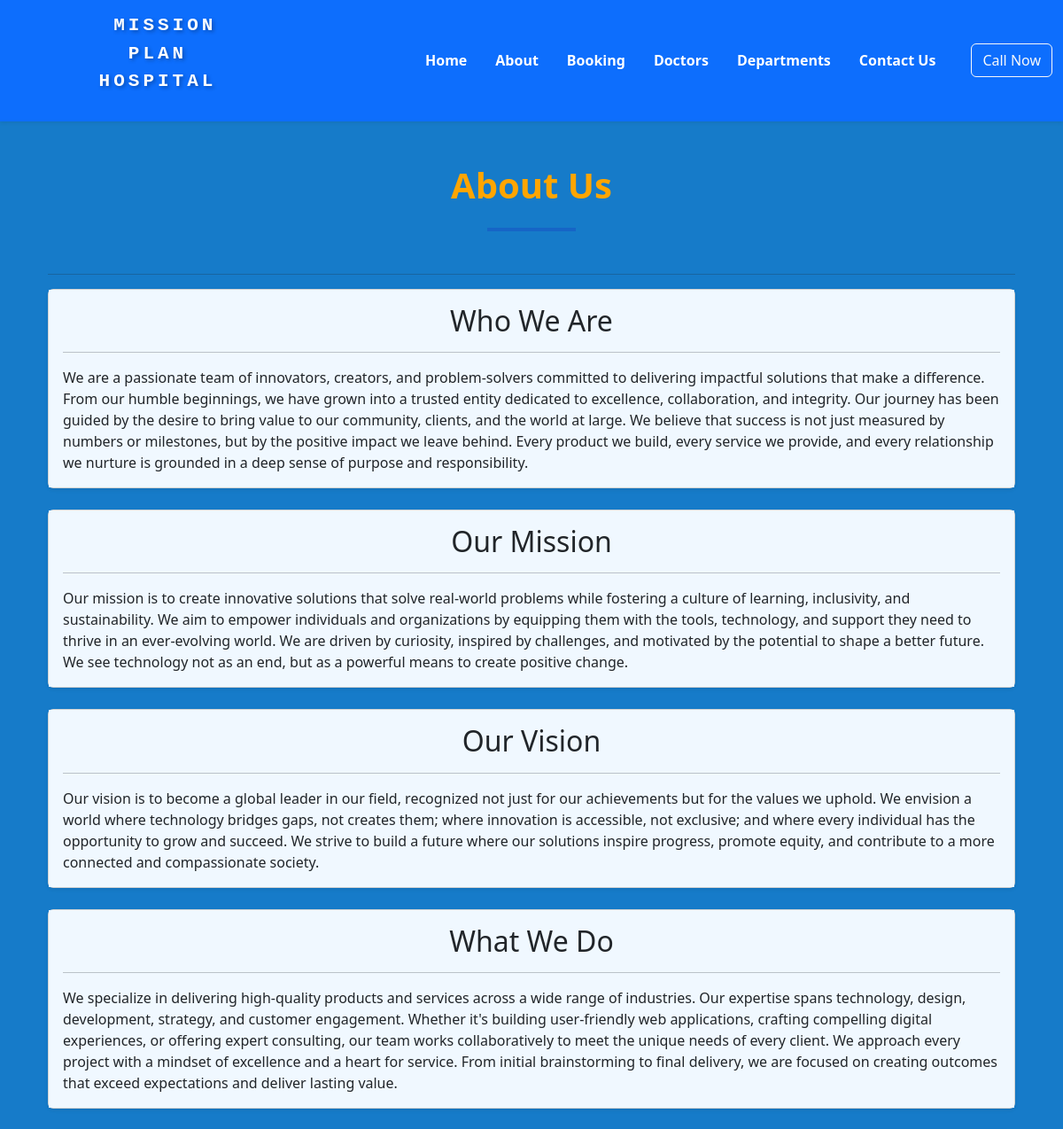
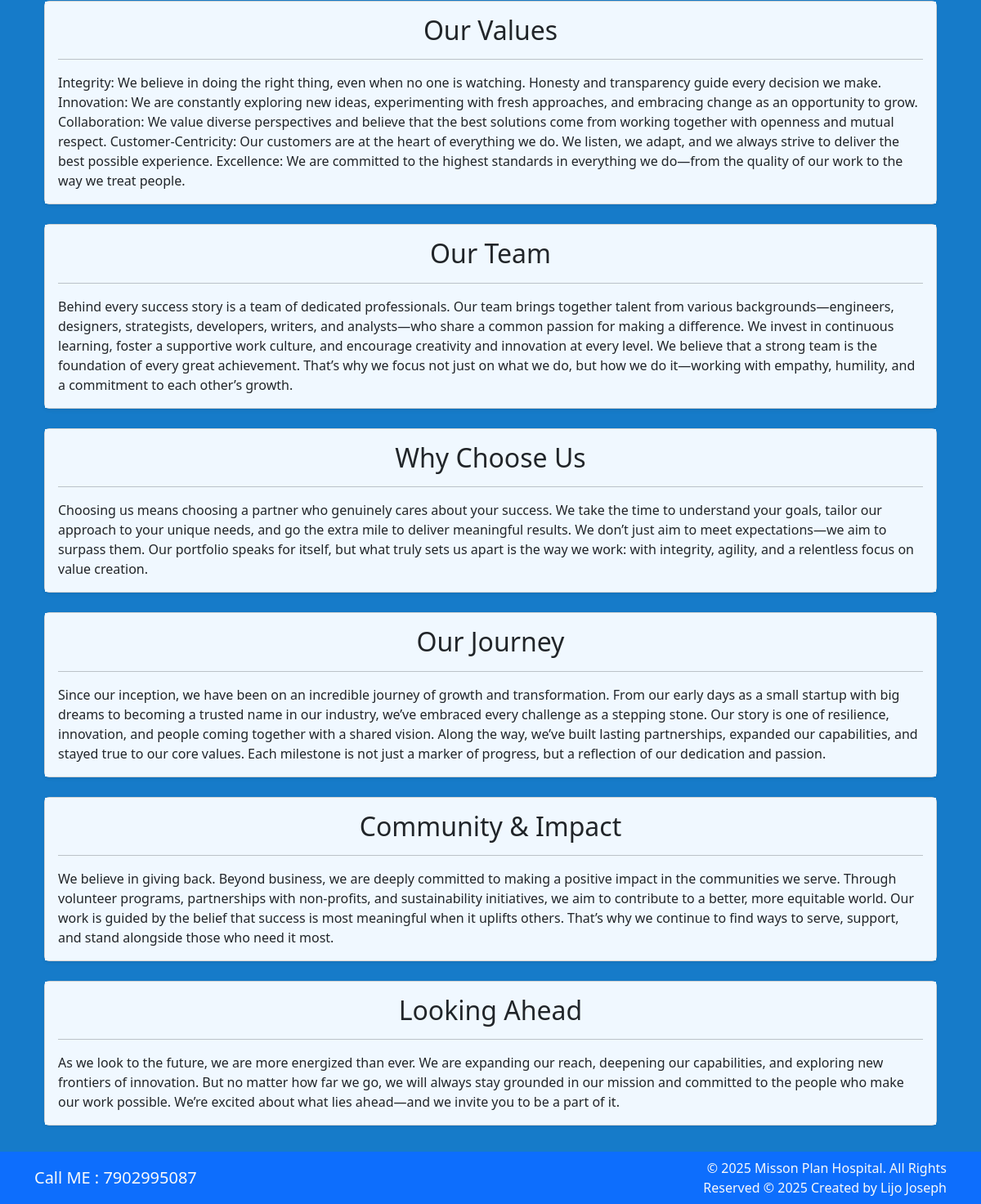
The page /about/ on the database its author committed (2 pictures, top to bottom).
### Review/models.py (models this page shows, shortened)
class About(models.Model):
    abt_name= models.CharField(max_length=50)
    abt_des= models.TextField(max_length=1500)

### Review/views.py (the view)
# urls.py: path('about/',views.about, name='about'),
def about(request):
    dict_abt={
        'abt':About.objects.all()
    }
    return render(request,'about.html',dict_abt)

### templates/about.html (shortened to what this page needs)
{% extends "base.html" %}
{% load static %}
{% block content %}
<section class="py-5" style="background: #167bc9ff;">
  <div class="container">
   <h1 class="text-center mb-4 fw-bold" style="color: orange;">About Us</h1>
    <hr class="mx-auto mb-5" style="width: 100px; border: 2px solid #1927bfff;">
<div class="container my-5">
    <hr>
    {% for a in abt %}
    <div class="card mb-4 shadow-sm">
        <div class="card-body" style="background-color: #f0f8ff;">
            <h2 class="card-title text-center">{{ a.abt_name }}</h2>
            <hr>
            <p class="card-text">{{ a.abt_des }}</p>
        </div>
    </div>
    {% endfor %}
</div>
{% endblock %}

### rows shown on the page
About: abt_name "Who We Are", abt_des "We are a passionate team of innovators, creators, and problem-solvers committed to delivering impactful solutions that make a difference. From our humble beginnings, we have grown into a trusted entity dedicated to excellence, collaboration, and integrity. Our journey has been guided by the desire to bring value to our community, clients, and the world at large. We believe that success is not just measured by numbers or milestones, but by the positive impact we leave behind. Every product we build, every service we provide, and every relationship we nurture is grounded in a deep sense of purpose and responsibility."
About: abt_name "Our Mission", abt_des "Our mission is to create innovative solutions that solve real-world problems while fostering a culture of learning, inclusivity, and sustainability. We aim to empower individuals and organizations by equipping them with the tools, technology, and support they need to thrive in an ever-evolving world. We are driven by curiosity, inspired by challenges, and motivated by the potential to shape a better future. We see technology not as an end, but as a powerful means to create positive change."
About: abt_name "Our Vision", abt_des "Our vision is to become a global leader in our field, recognized not just for our achievements but for the values we uphold. We envision a world where technology bridges gaps, not creates them; where innovation is accessible, not exclusive; and where every individual has the opportunity to grow and succeed. We strive to build a future where our solutions inspire progress, promote equity, and contribute to a more connected and compassionate society."
About: abt_name "What We Do", abt_des "We specialize in delivering high-quality products and services across a wide range of industries. Our expertise spans technology, design, development, strategy, and customer engagement. Whether it's building user-friendly web applications, crafting compelling digital experiences, or offering expert consulting, our team works collaboratively to meet the unique needs of every client. We approach every project with a mindset of excellence and a heart for service. From initial brainstorming to final delivery, we are focused on creating outcomes that exceed expectations and deliver lasting value."
About: abt_name "Our Values", abt_des "Integrity: We believe in doing the right thing, even when no one is watching. Honesty and transparency guide every decision we make. Innovation: We are constantly exploring new ideas, experimenting with fresh approaches, and embracing change as an opportunity to grow. Collaboration: We value diverse perspectives and believe that the best solutions come from working together with openness and mutual respect. Customer-Centricity: Our customers are at the heart of everything we do. We listen, we adapt, and we always strive to deliver the best possible experience. Excellence: We are committed to the highest standards in everything we do—from the quality of our work to the way we treat people."
About: abt_name "Our Team", abt_des "Behind every success story is a team of dedicated professionals. Our team brings together talent from various backgrounds—engineers, designers, strategists, developers, writers, and analysts—who share a common passion for making a difference. We invest in continuous learning, foster a supportive work culture, and encourage creativity and innovation at every level. We believe that a strong team is the foundation of every great achievement. That’s why we focus not just on what we do, but how we do it—working with empathy, humility, and a commitment to each other’s growth."
About: abt_name "Why Choose Us", abt_des "Choosing us means choosing a partner who genuinely cares about your success. We take the time to understand your goals, tailor our approach to your unique needs, and go the extra mile to deliver meaningful results. We don’t just aim to meet expectations—we aim to surpass them. Our portfolio speaks for itself, but what truly sets us apart is the way we work: with integrity, agility, and a relentless focus on value creation."
About: abt_name "Our Journey", abt_des "Since our inception, we have been on an incredible journey of growth and transformation. From our early days as a small startup with big dreams to becoming a trusted name in our industry, we’ve embraced every challenge as a stepping stone. Our story is one of resilience, innovation, and people coming together with a shared vision. Along the way, we’ve built lasting partnerships, expanded our capabilities, and stayed true to our core values. Each milestone is not just a marker of progress, but a reflection of our dedication and passion."
About: abt_name "Community & Impact", abt_des "We believe in giving back. Beyond business, we are deeply committed to making a positive impact in the communities we serve. Through volunteer programs, partnerships with non-profits, and sustainability initiatives, we aim to contribute to a better, more equitable world. Our work is guided by the belief that success is most meaningful when it uplifts others. That’s why we continue to find ways to serve, support, and stand alongside those who need it most."
About: abt_name "Looking Ahead", abt_des "As we look to the future, we are more energized than ever. We are expanding our reach, deepening our capabilities, and exploring new frontiers of innovation. But no matter how far we go, we will always stay grounded in our mission and committed to the people who make our work possible. We’re excited about what lies ahead—and we invite you to be a part of it."
